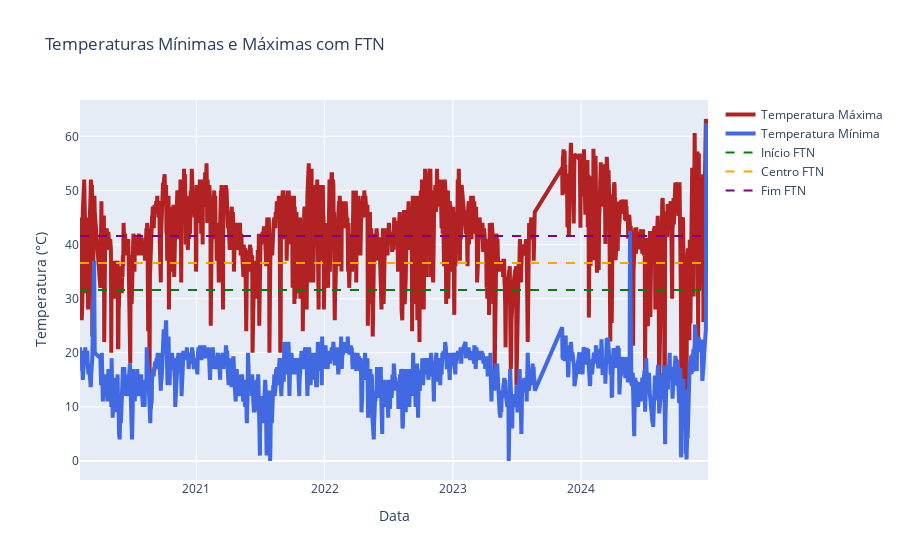

This figure's notebook cell:
### Markdown cell above
## Gráfico Temperaturas Mínimas e Máximas com FTN

### Code cell
df_daily = df_combined.groupby('dataref').agg(
    temp_min=('temperaturatermometro', 'min'),
    temp_max=('temperaturatermometro', 'max')
).reset_index()

min_historico = df_daily['temp_min'].min()
max_historico = df_daily['temp_max'].max()

inicio_FTN = (min_historico + max_historico) / 2
centro_FTN = inicio_FTN + 5
fim_FTN = inicio_FTN + 10

fig = go.Figure()

# Adicionar as linhas de temperatura máxima e mínima
fig.add_trace(go.Scatter(x=df_daily['dataref'], y=df_daily['temp_max'], name='Temperatura Máxima',
                         line=dict(color='firebrick', width=4)))
fig.add_trace(go.Scatter(x=df_daily['dataref'], y=df_daily['temp_min'], name='Temperatura Mínima',
                         line=dict(color='royalblue', width=4)))

# Adicionar as linhas de FTN
fig.add_trace(go.Scatter(x=df_daily['dataref'], y=[inicio_FTN]*len(df_daily), name='Início FTN',
                         line=dict(color='green', width=2, dash='dash')))
fig.add_trace(go.Scatter(x=df_daily['dataref'], y=[centro_FTN]*len(df_daily), name='Centro FTN',
                         line=dict(color='orange', width=2, dash='dash')))
fig.add_trace(go.Scatter(x=df_daily['dataref'], y=[fim_FTN]*len(df_daily), name='Fim FTN',
                         line=dict(color='purple', width=2, dash='dash')))

fig.update_layout(
    title='Temperaturas Mínimas e Máximas com FTN',
    xaxis=dict(title='Data'),
    yaxis=dict(title='Temperatura (°C)'),
    showlegend=True
)

fig.show()

# Retornar os valores de FTN
inicio_FTN, centro_FTN, fim_FTN

### Figure 1 — Plotly figure (JSON) as saved in the notebook; plotly's stock layout.template omitted (floating-point values rounded to 4 significant figures; data arrays with more than 128 entries replaced by an {"elided": "..."} marker saying what was removed)
{"data": [{"line": {"color": "firebrick", "width": 4}, "name": "Temperatura Máxima", "type": "scatter", "x": {"elided": "1636 str values"}, "y": {"elided": "1636 float values"}}, {"line": {"color": "royalblue", "width": 4}, "name": "Temperatura Mínima", "type": "scatter", "x": {"elided": "1636 str values"}, "y": {"elided": "1636 float values"}}, {"line": {"color": "green", "dash": "dash", "width": 2}, "name": "Início FTN", "type": "scatter", "x": {"elided": "1636 str values"}, "y": {"elided": "1636 float values"}}, {"line": {"color": "orange", "dash": "dash", "width": 2}, "name": "Centro FTN", "type": "scatter", "x": {"elided": "1636 str values"}, "y": {"elided": "1636 float values"}}, {"line": {"color": "purple", "dash": "dash", "width": 2}, "name": "Fim FTN", "type": "scatter", "x": {"elided": "1636 str values"}, "y": {"elided": "1636 float values"}}], "layout": {"showlegend": true, "title": {"text": "Temperaturas Mínimas e Máximas com FTN"}, "xaxis": {"title": {"text": "Data"}}, "yaxis": {"title": {"text": "Temperatura (°C)"}}}}
